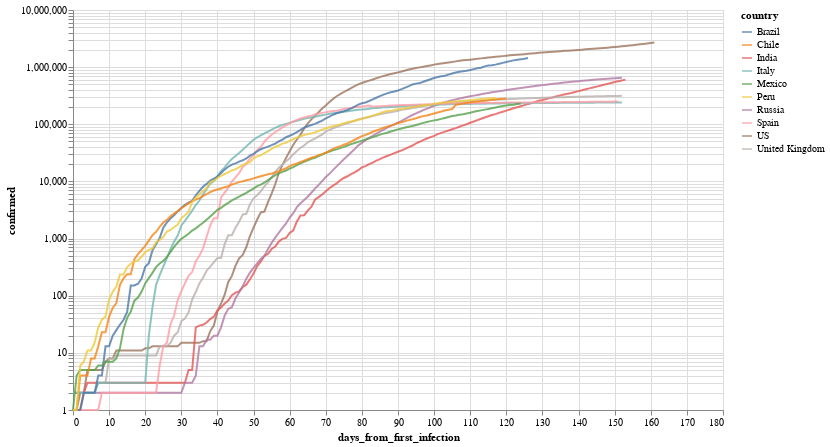

The code cell stored with this chart in its notebook:
### Markdown cell above
Por ejemplo, evolución (interactiva!) de los paises con mas infectados

### Code cell
total_confirmed_by_country = global_df.groupby('country').confirmed.max().sort_values(ascending=False)
selected_countries = total_confirmed_by_country[total_confirmed_by_country > 1000].index

plot_df = global_df[
    (global_df.confirmed > 0) & 
    (global_df.country.isin(selected_countries[:10]))
].sort_values('date')

selection = alt.selection_multi(
    fields=['country'], 
    bind='legend', 
    init=[{'country': c} for c in selected_countries[:10]]
)


(
    alt.Chart(plot_df)
       .mark_line()
       .encode(
           x='days_from_first_infection', 
           y=alt.Y('confirmed', scale=alt.Scale(type='log')), 
           color='country',
           opacity=alt.condition(selection, alt.value(.8), alt.value(.05))
       ).add_selection(selection)
        .properties(width=650, height=400)
       
)

### Figure 1 — Vega-Lite specification as saved in the notebook (floating-point values rounded to 4 significant figures; data arrays with more than 128 entries replaced by an {"elided": "..."} marker saying what was removed)
{"config": {"view": {"continuousWidth": 400, "continuousHeight": 300}}, "data": {"name": "data-278e4e613d1fc414254e0a4c077c637e"}, "mark": "line", "encoding": {"color": {"type": "nominal", "field": "country"}, "opacity": {"condition": {"value": 0.8, "selection": "selector001"}, "value": 0.05}, "x": {"type": "quantitative", "field": "days_from_first_infection"}, "y": {"type": "quantitative", "field": "confirmed", "scale": {"type": "log"}}}, "height": 400, "selection": {"selector001": {"type": "multi", "fields": ["country"], "bind": "legend", "init": [{"country": "US"}, {"country": "Brazil"}, {"country": "Russia"}, {"country": "India"}, {"country": "United Kingdom"}, {"country": "Peru"}, {"country": "Chile"}, {"country": "Spain"}, {"country": "Italy"}, {"country": "Mexico"}]}}, "width": 650, "$schema": "https://vega.github.io/schema/vega-lite/v4.8.1.json", "datasets": {"data-278e4e613d1fc414254e0a4c077c637e": {"elided": "1418 records"}}}
